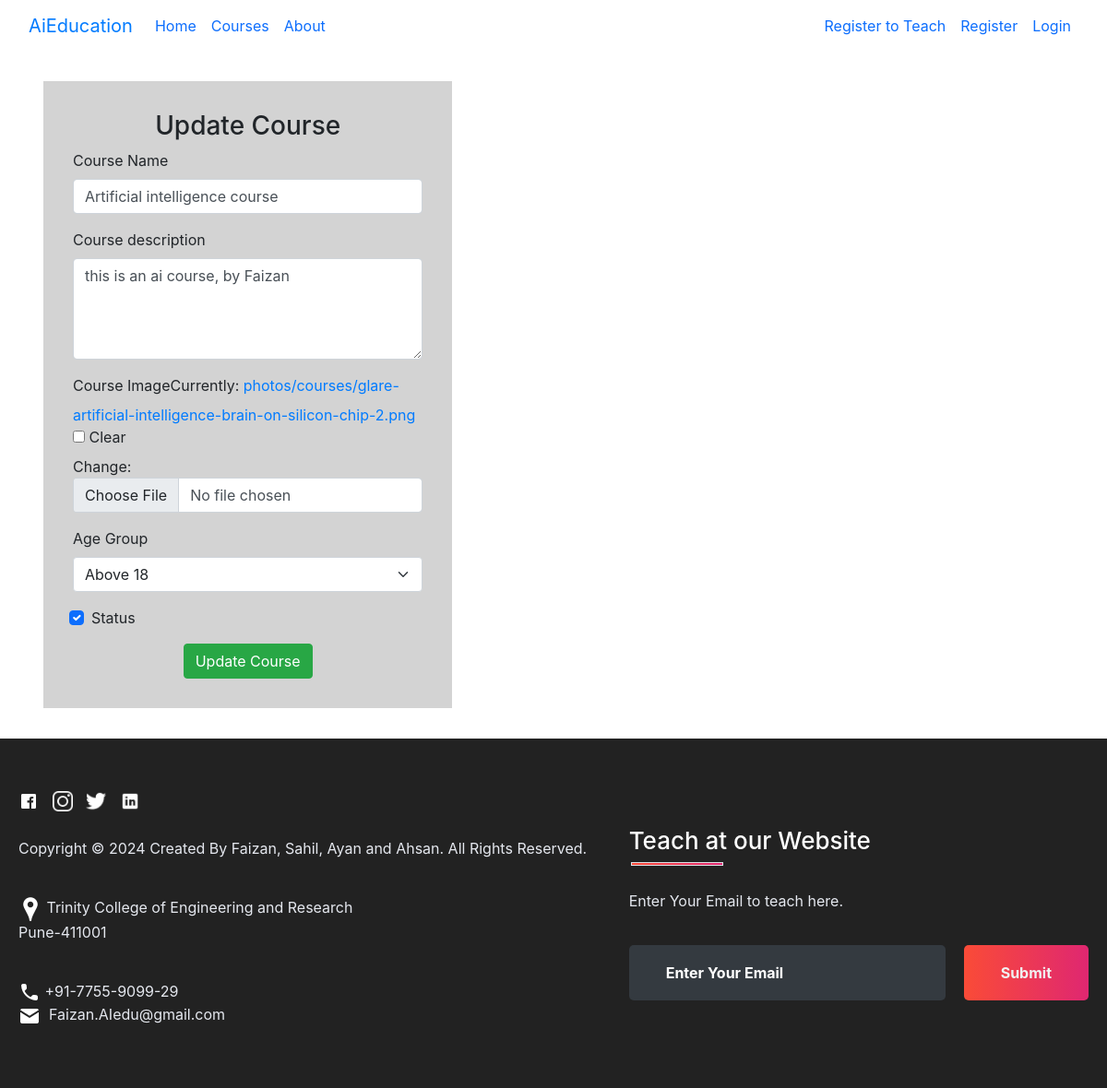
/courses/update-course/artificial-intelligence-course/, run on the app's committed database.
### courses/models.py (models this page shows, shortened)
class Course(models.Model):
    course_name = models.CharField(max_length=100)
    made_by_teacher = models.ForeignKey(to=Teacher , on_delete=models.CASCADE, related_name='made_course')
    student = models.ManyToManyField(Student ,through='Course_members', related_name='has_course') # To get through the model name
    course_img = models.ImageField(upload_to='photos/courses',blank=True) # to change the upload path
    course_description = models.CharField(max_length=300)
    slug = models.SlugField()
    iscomplete = models.BooleanField(default=False)
    Age_choices = [
        ('Age < 10', 'Age <10'),
        ('10 < Age < 15', '10 < Age < 15'),
        ('15 < Age < 18','15 < Age < 18'),
        ('Above 18', 'Above 18'),
        ('For all ages', 'For all ages'),]
    age_group = models.CharField(max_length=20, choices=Age_choices, default='For all ages')
    tz1 = pytz.timezone('Asia/Kolkata')
    current_time = timezone.now().astimezone(tz1)
    duration = timedelta(hours=5, minutes=30)
    current_date = current_time + duration
    date_generated = models.DateTimeField(default=current_date)
    class Meta:
        ordering = ["course_name"]

### courses/views.py (the view)
# urls.py: path('update-course/<slug:slug>/', views.UpdateCourse.as_view(), name='updatecourse'),
class UpdateCourse(UpdateView):
    model = Course
    form_class = UpdateForm
    template_name = 'courses/update_course.html'
    success_url = reverse_lazy('courses:allcourseslist')

### courses/views.py
class UpdateForm(forms.ModelForm):
    course_description = forms.CharField(
        widget=forms.Textarea(attrs={'rows': 4, 'cols': 50})
    )
    class Meta:
        model = Course
        fields = ('course_name', 'course_description', 'course_img', 'age_group', 'iscomplete')
        labels = {
            'course_name': 'Course Name',
            'course_description': 'Course Description',
            'course_img': 'Course Image',
            'age_group': 'Age Group',
            'iscomplete': 'Status',
        }

### courses/templates/courses/update_course.html (shortened to what this page needs)
{% extends 'base.html' %}
{% load static %}
{% load bootstrap5 %}
{% block content %}
<div class="row" style="margin:0px; padding: 2em;">
<div class="col-lg-5">
<div style="padding:2em; background-color: lightgrey;">
    <h3 style="text-align: center;"> Update Course</h3>
    <form method="POST" enctype="multipart/form-data">
        {% bootstrap_form form %}
        <div style="text-align:center;">
        <input type="submit" class="btn btn-success" value="Update Course"> </div>
    </form>
</div></div>
</div>
{% endblock %}

### static/courses/css/courses.css (style rules this page uses)
html, body { height: 100%; width: 100%; }

### data on the page
Course: course_name "Artificial intelligence course", course_description "this is an ai course, by Faizan", age_group "Above 18", iscomplete "☑"
